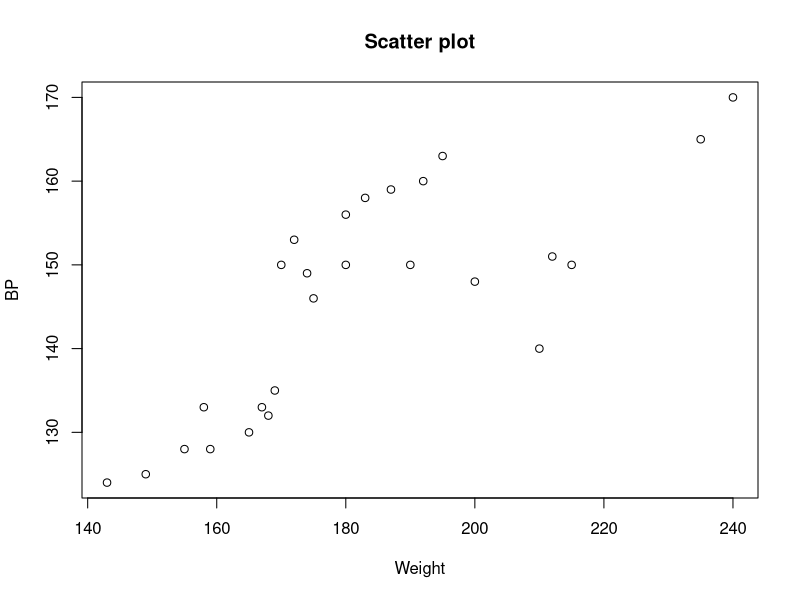

R code for this plot:
x=c(165,167,180,155,212,175,190,210,200,149,158,169,170,172,159,168,174,183,215,195,180,143,240,235,192,187)
y=c(130,133,150,128,151,146,150,140,148,125,133,135,150,153,128,132,149,158,150,163,156,124,170,165,160,159)
plot(x,y,xlab="Weight",ylab="BP",main="Scatter plot")
cor(x,y)
cor.test(x,y,method = "pearson")
model=lm(y~x) # to get parameters 
model
summary(model)
confint(model,level=0.95)